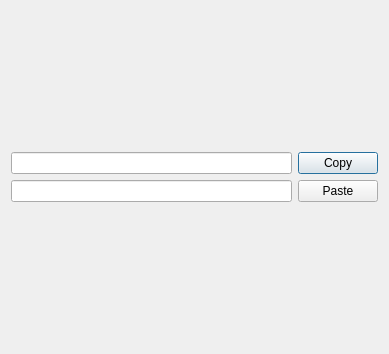
<?xml version="1.0" encoding="UTF-8"?>
<ui version="4.0">
 <class>Dialog</class>
 <widget class="QDialog" name="Dialog">
  <property name="geometry">
   <rect>
    <x>0</x>
    <y>0</y>
    <width>389</width>
    <height>354</height>
   </rect>
  </property>
  <property name="windowTitle">
   <string>Dialog</string>
  </property>
  <layout class="QVBoxLayout" name="verticalLayout">
   <item>
    <layout class="QGridLayout" name="gridLayout">
     <item row="0" column="0">
      <widget class="QLineEdit" name="lineEdit"/>
     </item>
     <item row="0" column="1">
      <widget class="QPushButton" name="pushButton">
       <property name="text">
        <string>Copy</string>
       </property>
      </widget>
     </item>
     <item row="1" column="0">
      <widget class="QLineEdit" name="lineEdit_2"/>
     </item>
     <item row="1" column="1">
      <widget class="QPushButton" name="pushButton_2">
       <property name="text">
        <string>Paste</string>
       </property>
      </widget>
     </item>
    </layout>
   </item>
  </layout>
 </widget>
 <resources/>
 <connections>
  <connection>
   <sender>pushButton</sender>
   <signal>pressed()</signal>
   <receiver>lineEdit</receiver>
   <slot>selectAll()</slot>
   <hints>
    <hint type="sourcelabel">
     <x>378</x>
     <y>109</y>
    </hint>
    <hint type="destinationlabel">
     <x>181</x>
     <y>105</y>
    </hint>
   </hints>
  </connection>
  <connection>
   <sender>pushButton</sender>
   <signal>released()</signal>
   <receiver>lineEdit</receiver>
   <slot>copy()</slot>
   <hints>
    <hint type="sourcelabel">
     <x>336</x>
     <y>124</y>
    </hint>
    <hint type="destinationlabel">
     <x>232</x>
     <y>119</y>
    </hint>
   </hints>
  </connection>
  <connection>
   <sender>pushButton_2</sender>
   <signal>clicked()</signal>
   <receiver>lineEdit_2</receiver>
   <slot>paste()</slot>
   <hints>
    <hint type="sourcelabel">
     <x>333</x>
     <y>237</y>
    </hint>
    <hint type="destinationlabel">
     <x>276</x>
     <y>239</y>
    </hint>
   </hints>
  </connection>
 </connections>
</ui>
